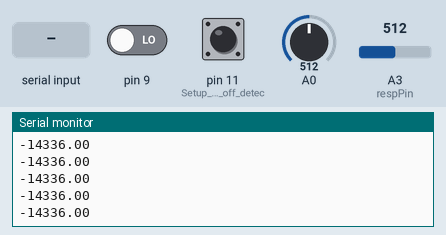
Simulated run of this sketch. Board: Arduino Uno, built with avr-gcc and run on an emulated ATmega328P. Parts: the last lines printed to the serial monitor. Inputs (shaded band) come from the test bench; at power-on: A3 (respPin) = 512, A0 = 512, pin 9 LOW, pin 11 (Setup_for_leads_off_detec) LOW.

Above: at 1.2 s.
1.3 s: A3 (respPin) set to 716
At 2.3 s:
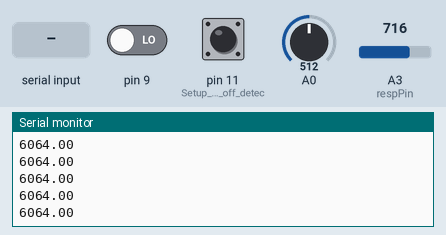
2.8 s: A0 set to 1023
4.3 s: "a" received over Serial
At 5.2 s:
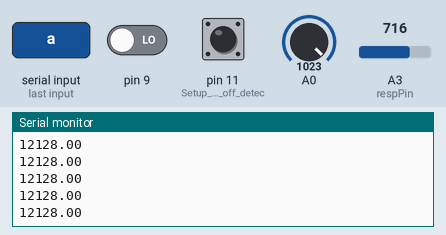
5.8 s: A3 (respPin) set to 900
At 6.5 s:
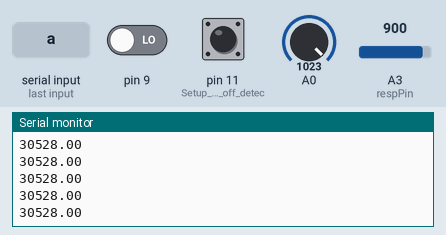
Timing chart, 0 to 8.3 s (numbered marks = the images above; inputs shaded):
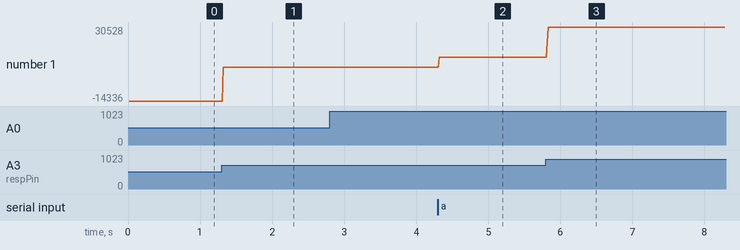

The sketch:

lab1_copia.ino
```cpp
#include <StopWatch.h>


//declare global variables:
StopWatch resp_timer; // default millis, timer for respiration
StopWatch bpm_timer; //timer for bpm
StopWatch thirtySec(StopWatch::SECONDS); //timer for 30 sec of baseline
long watchTime = 0;

int baseline=0;
int it=0;
int inter=15;
const int age = 50;

double bpmbase = 0;
double respbase=0;

float bpm;

double r_rate;
float ex_t,in_t;
//int c_r;


bool maxf=false;
bool minf=true;


float s1=0;
float s2=0;

//rr:
//numreading 40 is the best
const int numReadings_rr= 1;
int readings_rr[numReadings_rr];
int readIndex_rr= 0;
int total_rr = 0;                  // the running total
float average_rr = 0;                // the average
//10 ms is the best waiting time
int wait_rr=10; //millis for delay in
//gain 10 is the best
int gain_rr=100;
//int gap=150;


//bpm:
const int numReadings_bpm = 5;
int readings_bpm[numReadings_bpm];      // the readings from the analog input
                              // the index of the current reading
int readIndex_bpm = 0;
int total_bpm = 0;                  // the running total
float average_bpm=0;             // the average

const double thr = 700;


int colorFlag;

int max_hrt_rate = 220 - age; //to find the max hear rate of the user based on age


//PINS:
//A3 is the respiratory signal input
int respPin = A3;


//variables for testing with sinousoid:
int j=0;
float x=0;


//////////////////////////////////////////////////////////////////////////////////////////////

void acquire_signal() {

  // subtract the last reading:
  total_rr = total_rr - readings_rr[readIndex_rr];
  // read from the sensor:
  readings_rr[readIndex_rr] = analogRead(respPin)*gain_rr;
    //x is a sin wave to test;
 // readings_rr[readIndex_rr] = x;
  // add the reading to the total:
  total_rr = total_rr + readings_rr[readIndex_rr];
  // advance to the next position in the array:
  readIndex_rr = readIndex_rr + 1;

  // if we're at the end of the array...
  if (readIndex_rr >= numReadings_rr) {
    // ...wrap around to the beginning:
    readIndex_rr = 0;
  }

  // calculate the average:
  average_rr = total_rr / numReadings_rr;
  //Serial.print(" ");
  //Serial.println(average_rr);

    s2=s1;
    //sec.elapsed()*
    s1=average_rr;
    //Serial.println(s1);
   // Serial.print(" ");
    if(s1-s2<0 && minf==true) {

      maxf=true;
      minf=false;

      in_t=resp_timer.elapsed();

      //Serial.println(in_t);
      //Serial.print(" ");
      resp_timer.reset();
      resp_timer.start();
      }

     if(s1-s2>0 && maxf==true) {
      minf=true;
      maxf=false;
      ex_t=resp_timer.elapsed();
      //Serial.println(ex_t);
     // Serial.print(" ");
      resp_timer.reset();
      resp_timer.start();
      float breath=(ex_t+in_t)/1000.00;
      r_rate=60.00/breath;
      //Serial.println(R_R);
     }


  //heart rate acquisition
  //check for signal acquisition
  //pins are D11=LO- and D09=LO+

  float seg;
  float R_R;

  if((digitalRead(11) == 1)||(digitalRead(9) == 1)){
//      //Serial.println('!');
  }

  //if everything ok acquire the signal and check for treshold

  else{

  // subtract the last reading:
  total_bpm = total_bpm - readings_bpm[readIndex_bpm];
  // read from the sensor:
  readings_bpm[readIndex_bpm] = analogRead(A0);
  /*Serial.print("analogueR: ");
  Serial.println(analogRead(A0));
  Serial.print("READS: ");
  Serial.println(readings[readIndex_bpm]);
  */
  // add the reading to the total:
  total_bpm = total_bpm + readings_bpm[readIndex_bpm];
  // advance to the next position in the array:
  readIndex_bpm = readIndex_bpm + 1;

  // if we're at the end of the array...
  if (readIndex_bpm >= numReadings_bpm) {
    // ...wrap around to the beginning:
    readIndex_bpm = 0;
  }

  // calculate the average:
  average_bpm = total_bpm / numReadings_bpm;
  //Serial.print("AVG ");
   //Serial.println(average);

seg=average_bpm;

//Serial.print("Segnal:");
//Serial.println(seg);
//Serial.print(" ");

   // seg=analogRead(A0);
//
 //Serial.println(seg);
    //check for threshold

    if(seg>thr){
//
      //R-peak detected, save time instant
      //t must be current time
      bpm_timer.stop();
      long bpmTimer = bpm_timer.value();
       R_R=bpmTimer;
     // R_R= (bpmTimer/float(10));
      //Serial.print("R_R:");
     //Serial.println(R_R);
      //Serial.print(" ");
      bpm_timer.reset();
      bpm_timer.start();
      //compute bpm as a frequency
      bpm=float(60)/(R_R/1000);
    }
 }
 delay(inter);
}


///////////////////////////////////////////////////////

int getBaseLine(){
    if(thirtySec.elapsed()< 30){
//      Serial.println("NOT 30 YET");
      // keep adding to total heart rate to later get avg
      acquire_signal();

      it=it+1;
      bpmbase = bpmbase + bpm;
      respbase = respbase + r_rate;
    }
    // get avg heart rate here
    if(thirtySec.elapsed() == 30){
     bpmbase = bpmbase / it;
     respbase=respbase/it;

     //set baseline=0

     it=0;
     baseline=0;
//     Serial.println("30! baseline computed");
    }
}

//////////////////////////////////////////////
void set_readings () {


    for (int thisReading = 0; thisReading < numReadings_rr; thisReading++) {
    readings_rr[thisReading] = 0;
    }

    for (int thisReading = 0; thisReading < numReadings_bpm; thisReading++) {
    readings_bpm[thisReading] = 0;
    }

}

//////////////////////////////////////////////////////

 void breathPattern(){
    int count = 0;
    int topValue; // Max value taken from ECG reader
    int bottomValue; // Min value taken from ECG

    int dif = topValue - bottomValue;
    if ( dif < 3.0 ){
      count++;
      if (count = 3){
        buzzer();
      }
    }
    else{
      count = 0;
    }
   }


//////////////////////////////////////////////////////

  // sounds the buzzer assuming the buzzer is connected to pin 2
 void buzzer (){
  tone(2,1000);
  delay(10);
  noTone(2);
}

//////////////////////////////////////////////////////

// function that sends over the data to processing once it is all collected
void sendData(int mode, int colorFlag, float heartReading, float respReading){
  Serial.print(mode);
  Serial.print("-");
  Serial.print(colorFlag);
  Serial.print("-");
  Serial.print(heartReading);
  Serial.print("-");
  Serial.println(respReading);
}

//////////////////////////////////////////////////////


// exits the current mode so sends that information to processing
// may need to add in here any other additional things we need to reset
void exitMode(){
  Serial.println("0-0-0-0");

  // STOP WATCHES HERE
  thirtySec.stop();
  resp_timer.stop();
  bpm_timer.stop();
}

 //////////////////////////////////////////////////////

void meditation() {

////start a general timer to keep track of the time
//stopwatch resolution is millis as default

 thirtySec.start();
 resp_timer.start();
 bpm_timer.start();


//initialiaze variable of fitness function:

  // a character is the escape button from the gui
  while(Serial.read() != 'a') {

    gen_sin ();
    acquire_signal();

   // Serial.println(bpm);
    //Serial.println(r_rate);


    //if baseline state
    if (baseline==1){
      getBaseLine();
    }
    //else it's meditation state
    else{
      breathPattern();
    }
 }

 }


/////////////////////////////////////////////////////

void fitness() {

  /*  In this function:
   *
   *  plot baseline heart rate and respiratory (inhalation/exhalation) rates
   *  plot color-coded activity graphs and display activity zones
   *  user performs activity:
   *  display updated graphs, activity zones, respiratory rates
   */
//start a general timer to keep track of the time
//stopwatch resolution is millis as default

 thirtySec.start();
 resp_timer.start();
 bpm_timer.start();

//initialiaze variable of fitness function:

  // a character is the escape button from the gui
  while(Serial.read() != 'a') {

    gen_sin ();
    acquire_signal();

//    Serial.print(" ");
//    Serial.println(bpm);
  Serial.println(average_rr);
    //Serial.print(" ");
    //Serial.println(in_t);
  //  Serial.println(ex_t);
    //Serial.println(r_rate);


    //if baseline state
    if (baseline==1){
      getBaseLine();
    }
    //else it's fitness state
    else{
    //keep track of last records and decide the fitness level

     //to display the activity zone and an activity graph on the GUI using the variables activity_zone and colorFlag

     String activity_zone = "";

     if (bpm >= 0.5 * max_hrt_rate && bpm < 0.6 * max_hrt_rate){
        activity_zone = "very light";
       colorFlag = 5;
//       Serial.println("activity zone is:" + activity_zone);

       }
      else if (bpm >= 0.6 * max_hrt_rate && bpm < 0.7 * max_hrt_rate){
        activity_zone = "light";
        colorFlag = 6;

//        Serial.println("activity zone is:" + activity_zone);
      }
      else if (bpm >= 0.7 * max_hrt_rate && bpm < 0.8 * max_hrt_rate){
        activity_zone = "moderate";
        colorFlag = 7;

//        Serial.println("activity zone is:" + activity_zone);
      }
      else if (bpm >= 0.8 * max_hrt_rate && bpm < 0.9 * max_hrt_rate){
        activity_zone = "hard";
        colorFlag = 8;

//        Serial.println("activity zone is:" + activity_zone);
      }
      else if (bpm >= 0.9 * max_hrt_rate && bpm <= max_hrt_rate){
        activity_zone = "maximum";
        colorFlag = 9;

//        Serial.println("activity zone is:" + activity_zone);
      }

      // AT THE END OF THE ELSE SEND DATA
     // sendData(1,colorFlag,bpm,r_rate);
    }
  }


 }


///////////////////////////////////////////////////////////////

void stress () {
//start a general timer to keep track of the time
//stopwatch resolution is millis as default

 thirtySec.start();
 resp_timer.start();
 bpm_timer.start();

//initialiaze variable of fitness function:

  // a character is the escape button from the gui

  while(Serial.read() != 'a') {

    gen_sin ();
    acquire_signal();

//    Serial.println(bpm);                                        // are we to send bpm and r_rate here????????????????????????
//    Serial.println(r_rate);

    sendData(2,9,bpm,r_rate);       // if we are supposed to send data here this is the code  (maybe need to change color)

    //if baseline state
    if (baseline==1){
      getBaseLine();
    }


//STRESS STILL TO DO
    /*
    //else it's stress state
    else{
     for ( int i = 0; i < seconds; i ++){                       //------------------------------------------------ what is seconds??????????
        tmp = currentBpm;

        if (tmp > currentBpm){
        // BPM lowered, so the music worked
        }
     }
    }
  }
  */
}   // end of stress mode
}

///////////////////////////////////////////////////////////////

void setup() {
  // initialize the serial communication:
  Serial.begin(115200);
  pinMode(10, INPUT); // Setup for leads off detection LO +
  pinMode(11, INPUT); // Setup for leads off detection LO -
}


void loop() {
  //*************************
  // sending data to processing in format
  // "mode-colorFlag-heartRate-respRate\n"

 // while(Serial.read() != 'a'){
    //char val = Serial.read();
   char val='f';
    // MODIFY FITNESS MODE WITH THE CODE TO GET THE FITNESS MODE AND COLORS************************************
    // fitness mode


    if(val == 'f'){       //if y received

      //Serial.println("Fitness Mode");

      set_readings();
      fitness();
      baseline=1;

    }


    if(val == 's'){       //if s received
      //Serial.println("Stress Mode");
      set_readings();
      stress();
      baseline=1;
    }


    if(val == 'm'){       //if m received
      //Serial.println("Meditation Mode");
      set_readings();
      meditation();
      baseline=1;
   }
//EXTRA STILL TO WRITE
    if(val == 'a'){       //if a received
      //Serial.println("Extra Mode");
      set_readings();
      //extra();
      baseline=1;
   }
 // }

 }


///////////////////////////////////////

 void gen_sin () {

  x=10*((sin(j*0.0174533)+1));

  j=j+1;

  if(j==360) {
    j=0;
  }

  //Serial.println(x);
  //Serial.print(" ");
}
```

Measured:
- after the input at 1.3 s, the serial monitor: prints a new line at once (image 1)
- after the input at 4.3 s, the serial monitor: prints a new line at once (image 2)
- after the input at 5.8 s, the serial monitor: prints a new line at once (image 3)
- plotted number 1: -14336 → 6064 after the input at 1.3 s, 6064 → 12128 after the input at 4.3 s, 12128 → 30528 after the input at 5.8 s
